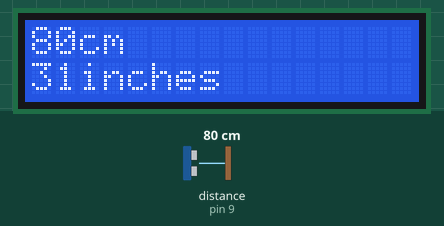
A sketch run on a simulated Arduino Uno, built with avr-gcc and run on an emulated ATmega328P. Parts: 16×2 character LCD. The inputs (shaded band) are chosen by the test bench; at power-on: distance to the obstacle (sensor on pin 9) 80 cm. The echo pulse lasts 58.3 µs per cm.

Above: at 1.2 s.
1.3 s: distance to the obstacle (sensor on pin 9) set to 2 cm
At 1.7 s:
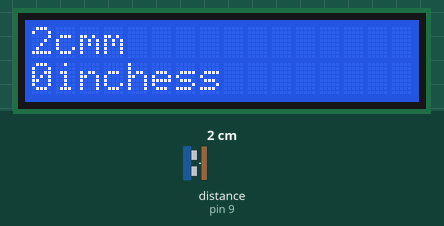
2.8 s: distance to the obstacle (sensor on pin 9) set to 35 cm
At 2.82 s:
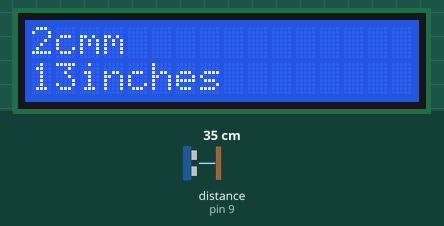
4.3 s: distance to the obstacle (sensor on pin 9) set to 4 cm
At 5.7 s:
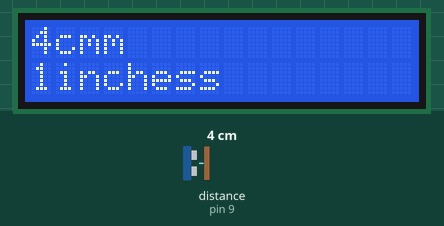
Timing chart, 0 to 7.3 s (numbered marks = the images above; inputs shaded):
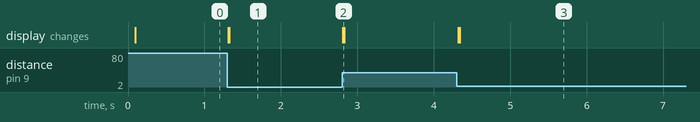

Measured:
- after the input at 1.3 s, the display: first changes at once (image 1 shows a later state)
- after the input at 2.8 s, the display: changes at once (image 2)
- after the input at 4.3 s, the display: first changes at once (image 3 shows a later state)

The sketch:

Ultrasonic_Sensor_with_LCD.ino
```cpp
/*
Aralinks Coding Education
modified 27 April 2019
by Christian Dela Cruz
*/


#include <Ultrasonic.h>
#include <Wire.h>
#include <LiquidCrystal_I2C.h>  // includes the LiquidCrystal Library

//I2C pins declaration
LiquidCrystal_I2C lcd(0x27, 2, 1, 0, 4, 5, 6, 7, 3, POSITIVE);

Ultrasonic ultrasonic(10,9); // (Trig PIN,Echo PIN)

void setup() {
lcd.begin(16,2);//Defining 16 columns and 2 rows of lcd display
}

void loop()
{

  lcd.setCursor(0, 0);
  lcd.print(ultrasonic.Ranging(CM)); // CM or INC
  lcd.print("cm");
  delay(10);
  lcd.setCursor(0,1);
  lcd.print(ultrasonic.Ranging(INC)); // CM or INC
  lcd.print("inches");
  delay(10);
}
```
